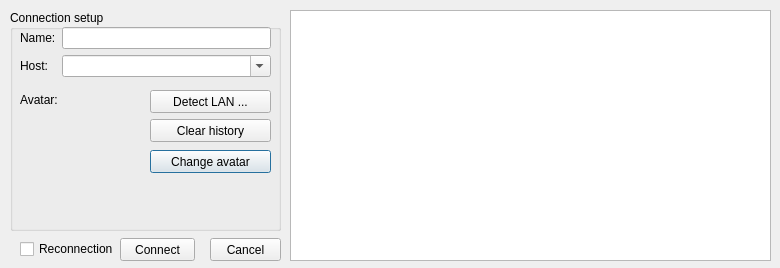
<?xml version="1.0" encoding="UTF-8"?>
<ui version="4.0">
 <class>ConnectionDialog</class>
 <widget class="QDialog" name="ConnectionDialog">
  <property name="windowModality">
   <enum>Qt::WindowModal</enum>
  </property>
  <property name="geometry">
   <rect>
    <x>0</x>
    <y>0</y>
    <width>780</width>
    <height>268</height>
   </rect>
  </property>
  <property name="windowTitle">
   <string>Connection setup</string>
  </property>
  <widget class="QGroupBox" name="groupBox">
   <property name="geometry">
    <rect>
     <x>10</x>
     <y>10</y>
     <width>271</width>
     <height>221</height>
    </rect>
   </property>
   <property name="title">
    <string>Connection setup</string>
   </property>
   <widget class="QLabel" name="avatarLabel">
    <property name="geometry">
     <rect>
      <x>10</x>
      <y>82</y>
      <width>42</width>
      <height>16</height>
     </rect>
    </property>
    <property name="text">
     <string>Avatar:</string>
    </property>
   </widget>
   <widget class="QLabel" name="avatarPixmap">
    <property name="geometry">
     <rect>
      <x>20</x>
      <y>108</y>
      <width>100</width>
      <height>100</height>
     </rect>
    </property>
    <property name="minimumSize">
     <size>
      <width>100</width>
      <height>100</height>
     </size>
    </property>
    <property name="text">
     <string/>
    </property>
    <property name="scaledContents">
     <bool>true</bool>
    </property>
   </widget>
   <widget class="QPushButton" name="changeAvatarButton">
    <property name="geometry">
     <rect>
      <x>140</x>
      <y>140</y>
      <width>121</width>
      <height>23</height>
     </rect>
    </property>
    <property name="text">
     <string>Change avatar</string>
    </property>
   </widget>
   <widget class="QPushButton" name="detectLANButton">
    <property name="geometry">
     <rect>
      <x>140</x>
      <y>80</y>
      <width>121</width>
      <height>23</height>
     </rect>
    </property>
    <property name="text">
     <string>Detect LAN ...</string>
    </property>
   </widget>
   <widget class="QPushButton" name="clearHistoryButton">
    <property name="geometry">
     <rect>
      <x>140</x>
      <y>109</y>
      <width>121</width>
      <height>23</height>
     </rect>
    </property>
    <property name="text">
     <string>Clear history</string>
    </property>
   </widget>
   <widget class="QWidget" name="layoutWidget">
    <property name="geometry">
     <rect>
      <x>10</x>
      <y>17</y>
      <width>251</width>
      <height>69</height>
     </rect>
    </property>
    <layout class="QFormLayout" name="formLayout">
     <item row="0" column="0">
      <widget class="QLabel" name="nameLabel">
       <property name="text">
        <string>Name:</string>
       </property>
       <property name="buddy">
        <cstring>nameLineEdit</cstring>
       </property>
      </widget>
     </item>
     <item row="0" column="1">
      <widget class="QLineEdit" name="nameLineEdit"/>
     </item>
     <item row="1" column="0">
      <widget class="QLabel" name="hostLabel">
       <property name="text">
        <string>Host:</string>
       </property>
      </widget>
     </item>
     <item row="1" column="1">
      <widget class="QComboBox" name="hostComboBox">
       <property name="editable">
        <bool>true</bool>
       </property>
      </widget>
     </item>
    </layout>
   </widget>
  </widget>
  <widget class="QListWidget" name="avatarList">
   <property name="geometry">
    <rect>
     <x>290</x>
     <y>10</y>
     <width>481</width>
     <height>251</height>
    </rect>
   </property>
   <property name="iconSize">
    <size>
     <width>80</width>
     <height>80</height>
    </size>
   </property>
   <property name="movement">
    <enum>QListView::Static</enum>
   </property>
   <property name="viewMode">
    <enum>QListView::IconMode</enum>
   </property>
  </widget>
  <widget class="QPushButton" name="cancelButton">
   <property name="geometry">
    <rect>
     <x>210</x>
     <y>238</y>
     <width>71</width>
     <height>23</height>
    </rect>
   </property>
   <property name="text">
    <string>Cancel</string>
   </property>
  </widget>
  <widget class="QPushButton" name="connectButton">
   <property name="geometry">
    <rect>
     <x>120</x>
     <y>238</y>
     <width>75</width>
     <height>23</height>
    </rect>
   </property>
   <property name="text">
    <string>Connect</string>
   </property>
  </widget>
  <widget class="QCheckBox" name="reconnectionCheckBox">
   <property name="geometry">
    <rect>
     <x>20</x>
     <y>241</y>
     <width>95</width>
     <height>16</height>
    </rect>
   </property>
   <property name="text">
    <string>Reconnection</string>
   </property>
  </widget>
 </widget>
 <tabstops>
  <tabstop>avatarList</tabstop>
 </tabstops>
 <resources/>
 <connections>
  <connection>
   <sender>cancelButton</sender>
   <signal>clicked()</signal>
   <receiver>ConnectionDialog</receiver>
   <slot>reject()</slot>
   <hints>
    <hint type="sourcelabel">
     <x>188</x>
     <y>273</y>
    </hint>
    <hint type="destinationlabel">
     <x>241</x>
     <y>158</y>
    </hint>
   </hints>
  </connection>
 </connections>
</ui>
